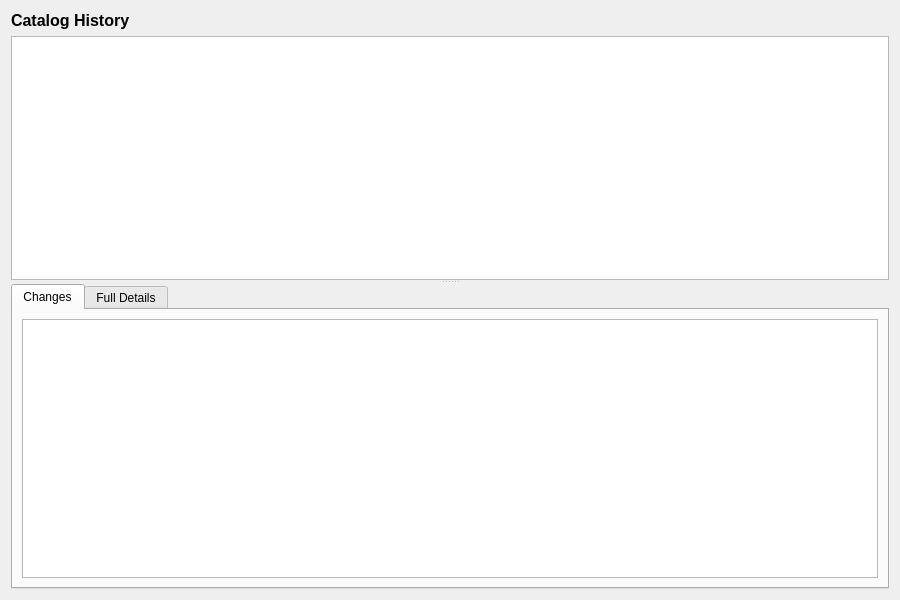
<?xml version="1.0" encoding="UTF-8"?>
<ui version="4.0">
 <class>CatalogHistoryDialog</class>
 <widget class="QWidget" name="CatalogHistoryDialog">
  <property name="geometry">
   <rect>
    <x>0</x>
    <y>0</y>
    <width>900</width>
    <height>600</height>
   </rect>
  </property>
  <property name="windowTitle">
   <string>Catalog History</string>
  </property>
  <layout class="QVBoxLayout" name="verticalLayout">
   <item>
    <widget class="QLabel" name="titleLabel">
     <property name="font">
      <font>
       <pointsize>12</pointsize>
       <bold>true</bold>
      </font>
     </property>
     <property name="text">
      <string>Catalog History</string>
     </property>
    </widget>
   </item>
   <item>
    <widget class="QSplitter" name="splitter">
     <property name="orientation">
      <enum>Qt::Vertical</enum>
     </property>
     <widget class="QTableWidget" name="versionListWidget">
      <property name="minimumHeight">
       <number>150</number>
      </property>
      <property name="maximumHeight">
       <number>250</number>
      </property>
      <property name="alternatingRowColors">
       <bool>true</bool>
      </property>
      <property name="editTriggers">
       <set>QAbstractItemView::NoEditTriggers</set>
      </property>
      <property name="selectionMode">
       <enum>QAbstractItemView::SingleSelection</enum>
      </property>
      <property name="selectionBehavior">
       <enum>QAbstractItemView::SelectRows</enum>
      </property>
     </widget>
     <widget class="QWidget" name="detailWidget">
      <layout class="QVBoxLayout" name="detailLayout">
       <property name="leftMargin">
        <number>0</number>
       </property>
       <property name="topMargin">
        <number>0</number>
       </property>
       <property name="rightMargin">
        <number>0</number>
       </property>
       <property name="bottomMargin">
        <number>0</number>
       </property>
       <item>
        <widget class="QTabWidget" name="tabWidget">
         <property name="currentIndex">
          <number>0</number>
         </property>
         <widget class="QWidget" name="changesTab">
          <attribute name="title">
           <string>Changes</string>
          </attribute>
          <layout class="QVBoxLayout" name="changesTabLayout">
           <item>
            <widget class="QTableWidget" name="changesTableWidget">
             <property name="editTriggers">
              <set>QAbstractItemView::NoEditTriggers</set>
             </property>
             <property name="alternatingRowColors">
              <bool>true</bool>
             </property>
             <property name="selectionMode">
              <enum>QAbstractItemView::SingleSelection</enum>
             </property>
             <property name="selectionBehavior">
              <enum>QAbstractItemView::SelectRows</enum>
             </property>
            </widget>
           </item>
          </layout>
         </widget>
         <widget class="QWidget" name="fullDetailsTab">
          <attribute name="title">
           <string>Full Details</string>
          </attribute>
          <layout class="QVBoxLayout" name="fullDetailsTabLayout">
           <item>
            <widget class="QScrollArea" name="scrollArea">
             <property name="widgetResizable">
              <bool>true</bool>
             </property>
             <widget class="QWidget" name="scrollAreaWidgetContents">
              <layout class="QFormLayout" name="formLayout">
               <item row="0" column="0">
                <widget class="QLabel" name="nameLabel">
                 <property name="text">
                  <string>Name:</string>
                 </property>
                </widget>
               </item>
               <item row="0" column="1">
                <widget class="QLabel" name="nameValue"/>
               </item>
               <item row="1" column="0">
                <widget class="QLabel" name="descriptionLabel">
                 <property name="text">
                  <string>Description:</string>
                 </property>
                </widget>
               </item>
               <item row="1" column="1">
                <widget class="QLabel" name="descriptionValue">
                 <property name="wordWrap">
                  <bool>true</bool>
                 </property>
                </widget>
               </item>
               <item row="2" column="0">
                <widget class="QLabel" name="ownerLabel">
                 <property name="text">
                  <string>Owner:</string>
                 </property>
                </widget>
               </item>
               <item row="2" column="1">
                <widget class="QLabel" name="ownerValue"/>
               </item>
               <item row="3" column="0">
                <widget class="QLabel" name="versionNumberLabel">
                 <property name="text">
                  <string>Version:</string>
                 </property>
                </widget>
               </item>
               <item row="3" column="1">
                <widget class="QLabel" name="versionNumberValue"/>
               </item>
               <item row="4" column="0">
                <widget class="QLabel" name="recordedByLabel">
                 <property name="text">
                  <string>Recorded By:</string>
                 </property>
                </widget>
               </item>
               <item row="4" column="1">
                <widget class="QLabel" name="recordedByValue"/>
               </item>
               <item row="5" column="0">
                <widget class="QLabel" name="recordedAtLabel">
                 <property name="text">
                  <string>Recorded At:</string>
                 </property>
                </widget>
               </item>
               <item row="5" column="1">
                <widget class="QLabel" name="recordedAtValue"/>
               </item>
               <item row="6" column="0">
                <widget class="QLabel" name="changeCommentaryLabel">
                 <property name="text">
                  <string>Change Commentary:</string>
                 </property>
                </widget>
               </item>
               <item row="6" column="1">
                <widget class="QLabel" name="changeCommentaryValue">
                 <property name="wordWrap">
                  <bool>true</bool>
                 </property>
                </widget>
               </item>
              </layout>
             </widget>
            </widget>
           </item>
          </layout>
         </widget>
        </widget>
       </item>
      </layout>
     </widget>
    </widget>
   </item>
  </layout>
 </widget>
 <resources/>
 <connections/>
</ui>
